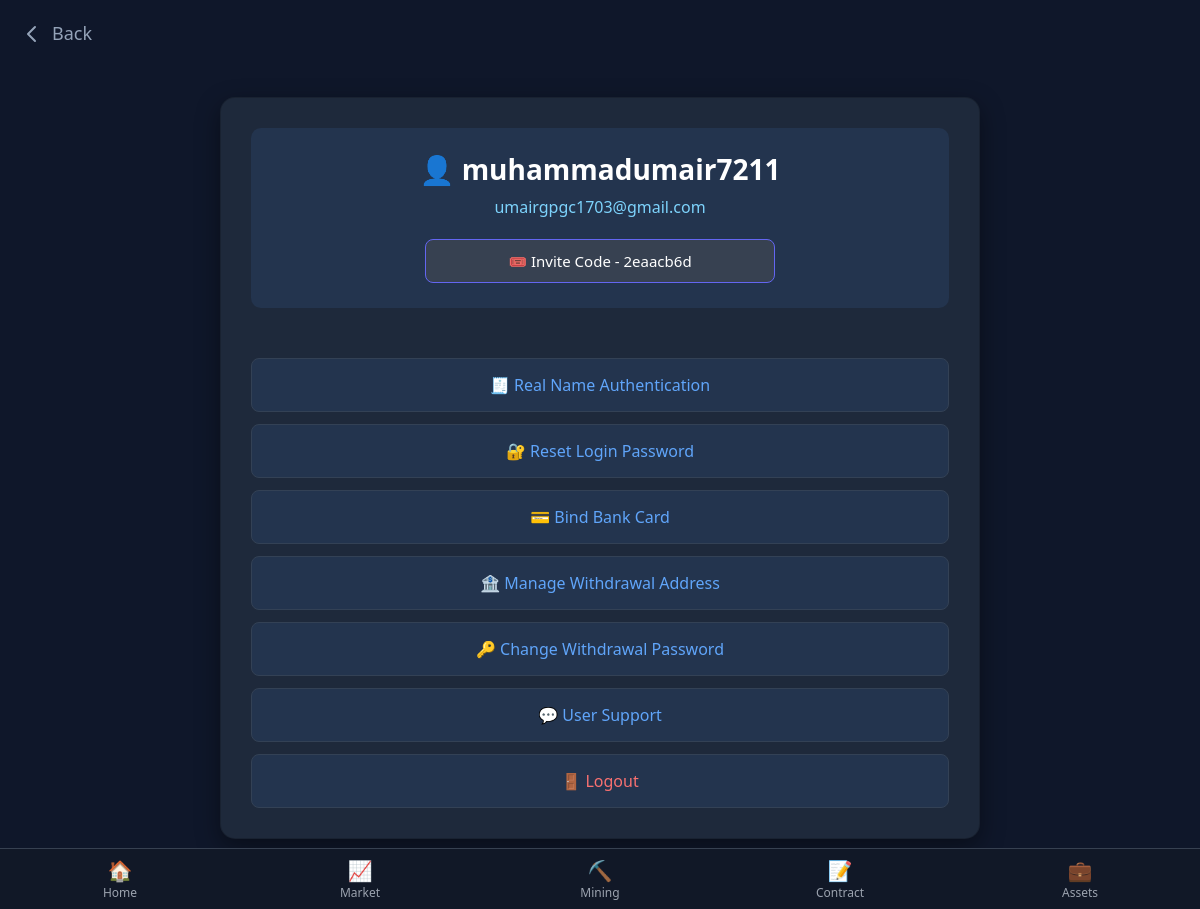
The page /index/ (signed in) on the database as committed earlier.
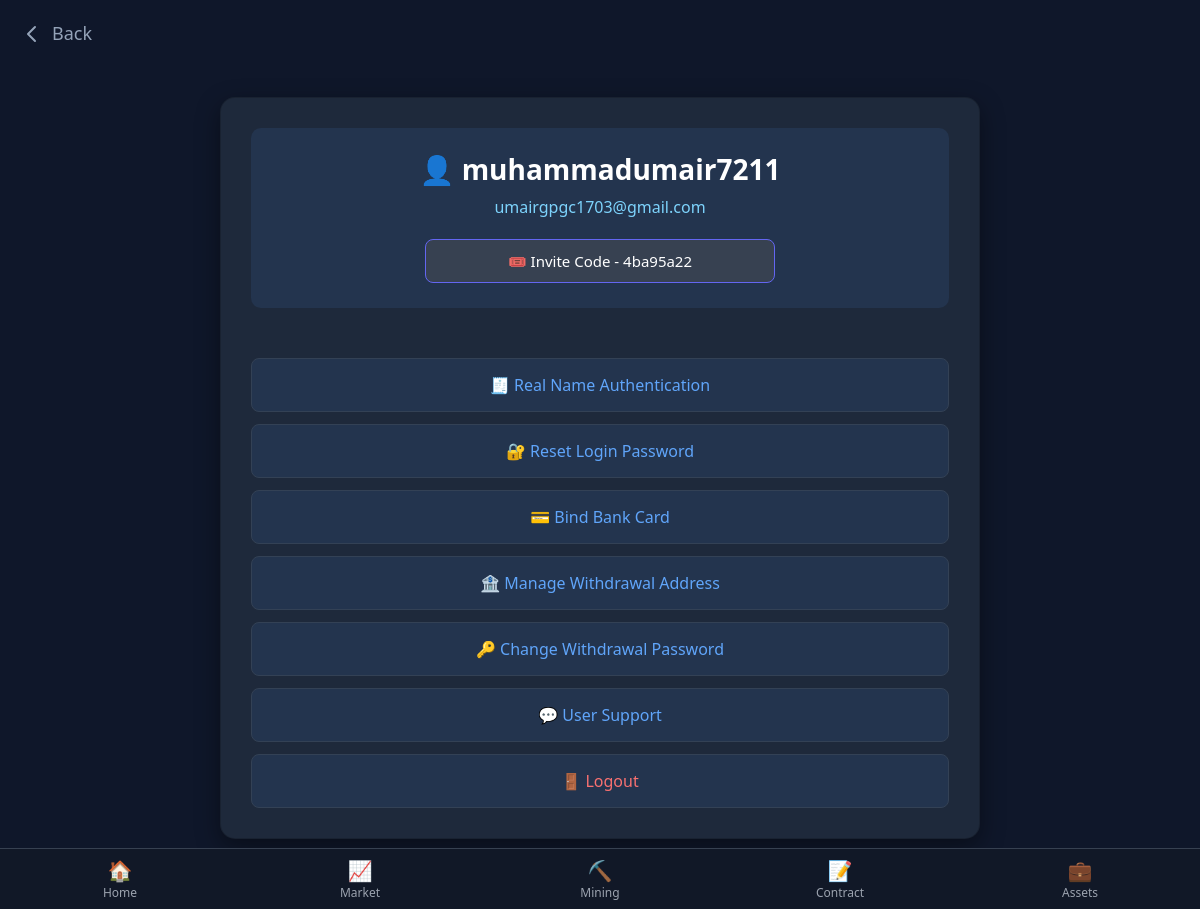
The same page on the database as committed later.
### powerdigital_app/models.py (models this page shows, shortened)
class Profile(models.Model):
    user = models.OneToOneField(User, on_delete=models.CASCADE)
    credit_score = models.IntegerField(default=100)
    withdrawal_password = models.CharField(max_length=128)
    total_deposit = models.DecimalField(default=0, max_digits=12, decimal_places=2)
    total_profit = models.DecimalField(default=0, max_digits=12, decimal_places=2)
    credit = models.DecimalField(default=0, max_digits=12, decimal_places=2)  # ✅ Add this line
    invite_code = models.CharField(max_length=12, unique=True, blank=True, null=True)
    is_approved = models.BooleanField(default=False)

### powerdigital_app/views.py (the view)
# urls.py: path("index/", views.profile, name="profile"),
def profile(request):
    pro = Profile.objects.filter(user=request.user)
    is_verified = IdentityVerification.objects.filter(user=request.user, approved=True).exists()
    return render(request, 'main/profile.html', {
        'pro': pro,
        'user': request.user,
        'is_verified': is_verified,
    })

### powerdigital_app/templates/main/profile.html (shortened to what this page needs)
{% extends 'main/base.html' %}
{% block content %}
<!DOCTYPE html>
<html lang="en">
<head>
  <script src="https://cdn.tailwindcss.com"></script>
</head>
<body>
  <div class="back-button">
    <a href="javascript:history.back()">
      <svg fill="none" stroke="currentColor" stroke-width="2" viewBox="0 0 24 24"
           xmlns="http://www.w3.org/2000/svg">
        <path stroke-linecap="round" stroke-linejoin="round" d="M15 19l-7-7 7-7"></path>
      </svg>
      <span>Back</span>
    </a>
  </div>
  <div class="container">
    <div class="card">
      <div class="user-info">
        <h2 style="color:white ;">👤 {{ user.username }}
        </h2>
        <p>{{ user.email }}</p>
        <ul class="invite-list">
          {% for i in pro %}
            <li class="invite-item" style="color:white ;">🎟️ Invite Code - {{ i.invite_code }}</li>
          {% endfor %}
        </ul>
      </div>
      <nav class="nav">
        <a href="{% url 'verify_identity' %}">🧾 Real Name Authentication</a>
        <a href="{% url 'reset_password' %}">🔐 Reset Login Password</a>
        <a href="{% url 'bank_detail' %}">💳 Bind Bank Card</a>
        <a href="{% url 'withdrawal_success' %}">🏦 Manage Withdrawal Address</a>
        <a href="{% url 'set_withdrawal_password' %}">🔑 Change Withdrawal Password</a>
        <a href="{% url 'support_chat' %}">💬 User Support</a>
        <a href="{% url 'login' %}" class="logout">🚪 Logout</a>
      </nav>
    </div>
  </div>
</body>
</html>
{% endblock %}

Rows that differ between the two databases and show on the page:
changed Profile: invite_code "2eaacb6d" → "4ba95a22"
